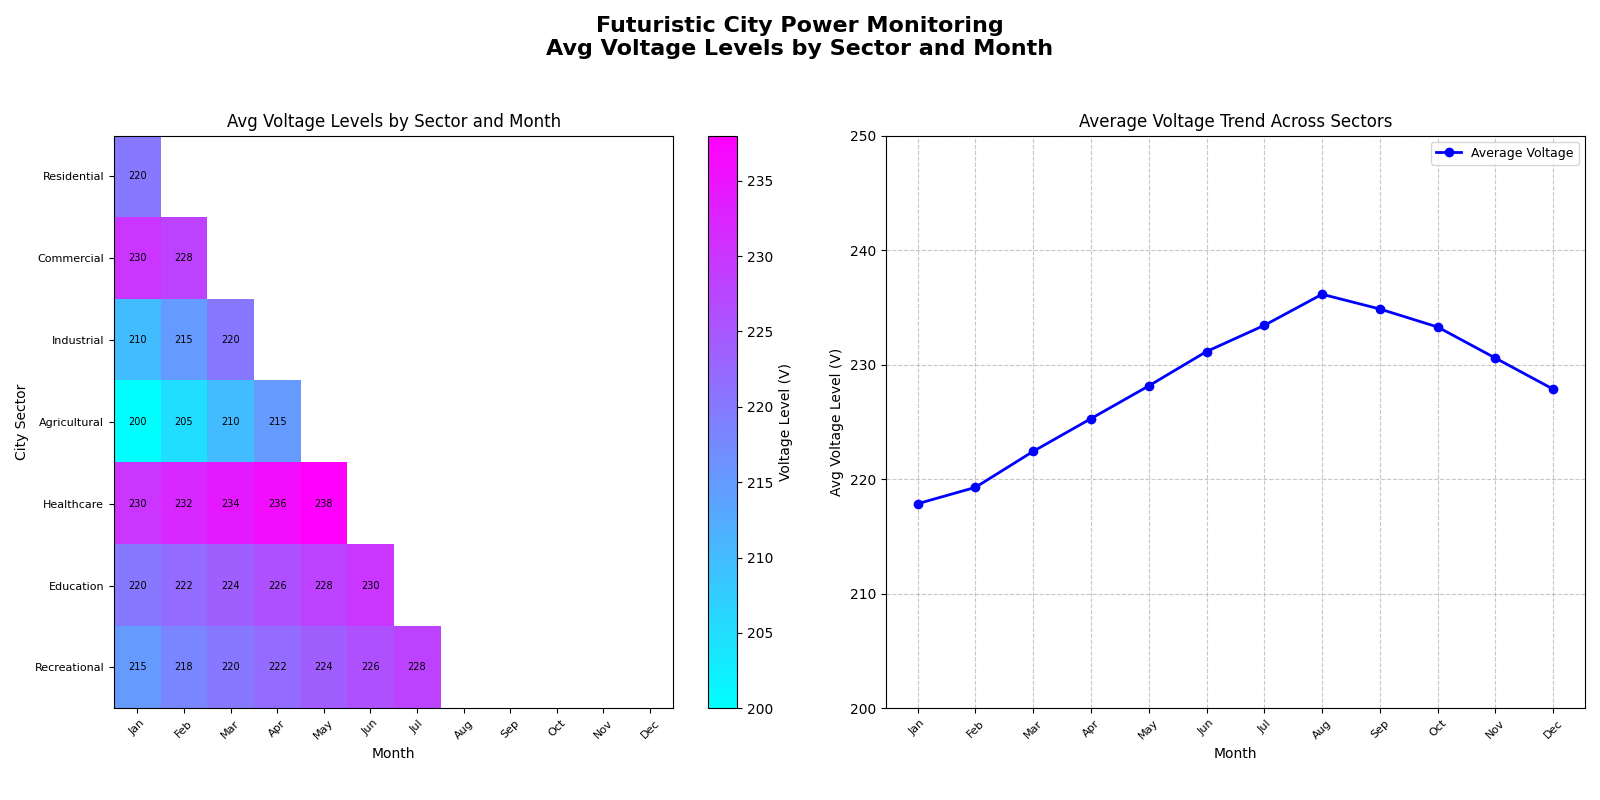

The script that drew this image:
import matplotlib.pyplot as plt
import numpy as np

# Define sectors and months
sectors = ['Residential', 'Commercial', 'Industrial', 'Agricultural', 'Healthcare', 'Education', 'Recreational']
months = ['Jan', 'Feb', 'Mar', 'Apr', 'May', 'Jun', 'Jul', 'Aug', 'Sep', 'Oct', 'Nov', 'Dec']

# Manually constructed data for average voltage levels (in Volts)
voltage_levels = np.array([
    [220, 215, 218, 220, 222, 224, 225, 230, 229, 228, 226, 225],  # Residential
    [230, 228, 231, 233, 235, 238, 239, 240, 238, 237, 236, 234],  # Commercial
    [210, 215, 220, 225, 230, 235, 240, 245, 248, 250, 245, 240],  # Industrial
    [200, 205, 210, 215, 220, 225, 228, 230, 225, 220, 215, 210],  # Agricultural
    [230, 232, 234, 236, 238, 240, 242, 244, 243, 241, 239, 237],  # Healthcare
    [220, 222, 224, 226, 228, 230, 232, 234, 233, 231, 229, 227],  # Education
    [215, 218, 220, 222, 224, 226, 228, 230, 228, 226, 224, 222]   # Recreational
])

# Calculate the average voltage level for all sectors per month
average_voltage = np.mean(voltage_levels, axis=0)

# Mask for the lower triangle
mask = np.tril(np.ones_like(voltage_levels, dtype=bool))

# Setup figure and axes for subplots
fig, axes = plt.subplots(nrows=1, ncols=2, figsize=(16, 8))
fig.suptitle('Futuristic City Power Monitoring\nAvg Voltage Levels by Sector and Month', fontsize=16, fontweight='bold')

# Plot lower triangle heatmap
heatmap = axes[0].imshow(np.ma.masked_array(voltage_levels, mask=~mask), cmap='cool', aspect='auto', interpolation='nearest')
cbar = fig.colorbar(heatmap, ax=axes[0])
cbar.set_label('Voltage Level (V)', fontsize=10)

axes[0].set_title('Avg Voltage Levels by Sector and Month', fontsize=12)
axes[0].set_xlabel('Month', fontsize=10)
axes[0].set_ylabel('City Sector', fontsize=10)
axes[0].set_xticks(np.arange(len(months)))
axes[0].set_xticklabels(months, fontsize=8, rotation=45)
axes[0].set_yticks(np.arange(len(sectors)))
axes[0].set_yticklabels(sectors, fontsize=8)

for i in range(len(sectors)):
    for j in range(len(months)):
        if i >= j:  # Only print in the lower triangle
            axes[0].text(j, i, f"{voltage_levels[i, j]}", ha='center', va='center', color='black', fontsize=7)

# Plot line chart for average voltage trends
axes[1].plot(months, average_voltage, marker='o', color='blue', linewidth=2, label='Average Voltage')
axes[1].set_title('Average Voltage Trend Across Sectors', fontsize=12)
axes[1].set_xlabel('Month', fontsize=10)
axes[1].set_ylabel('Avg Voltage Level (V)', fontsize=10)
axes[1].set_xticks(np.arange(len(months)))
axes[1].set_xticklabels(months, fontsize=8, rotation=45)
axes[1].grid(True, linestyle='--', alpha=0.7)
axes[1].legend(fontsize=9)
axes[1].set_ylim(200, 250)

plt.tight_layout(rect=[0, 0.03, 1, 0.95])

# Display the plot
plt.show()
